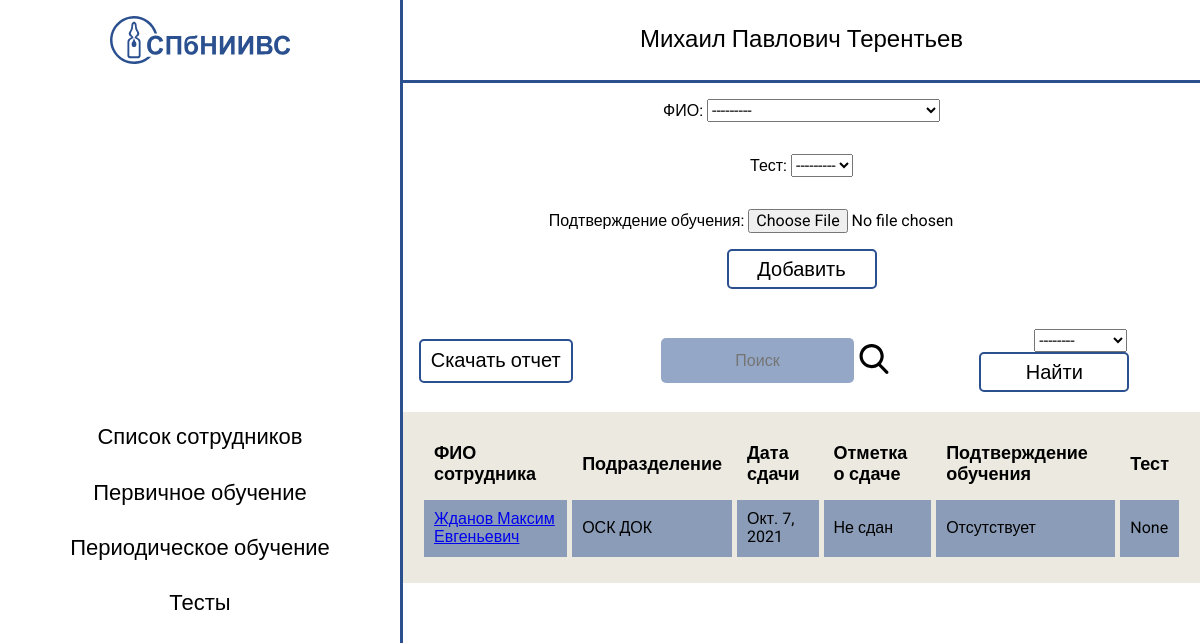
The page /feducation/ on the database its author committed.
### education/models.py (models this page shows, shortened)
class FirstEducation(models.Model):
    user_name = models.ForeignKey(
        "UserCard",
        on_delete=models.CASCADE,
        verbose_name="ФИО"
    )
    date = models.DateField("Дата сдачи", blank=True)
    estimate = models.BooleanField("Отметка о сдаче", null=True)
    fe_file = models.FileField(
        upload_to=user_directory_path,
        verbose_name="Подтверждение обучения",
        blank=True,
        validators=([FileExtensionValidator(['xlsx', 'docx'])])
    )
    test = models.ForeignKey(
        Poll,
        on_delete=models.SET_NULL,
        verbose_name="Тест",
        null=True,
    )
    class Meta:
        verbose_name = "Первичное обучение"
        verbose_name_plural = "Первичные обучения"

class UserCard(models.Model):
    name = models.CharField("ФИО пользователя", max_length=150)
    subdivision = models.ForeignKey(
        "Subdivision",
        on_delete=models.SET_NULL,
        null=True,
        verbose_name="Подразделение"
    )
    education = models.TextField("Образование")
    education_profile = models.CharField("Профиль образования", max_length=80)
    receipt = models.DateField("Дата приема")
    slug = models.SlugField(
        max_length=75,
        blank=True,
        editable=False
    )
    def __str__(self):
        return self.name
    class Meta:
        ordering = ["name"]
        verbose_name = "Пользователь"
        verbose_name_plural = "Пользователи"

class Subdivision(models.Model):
    subdivision_name = models.CharField(
        "Аббревиатура подразделения",
        max_length=20,
        unique=True
    )
    def __str__(self):
        return self.subdivision_name
    class Meta:
        ordering = ["subdivision_name"]
        verbose_name = "Подразделение"
        verbose_name_plural = "Подразделения"

### education/views.py (the view, shortened to what this page needs)
# urls.py: path('feducation/', views.FEducationView.as_view(), name="feducation_view"),
class FEducationView(SubdivisionName, View):
    def get(self, request):
        model = FirstEducation.objects.all()
        form = FirstEducationForm()
        context = {
            'model': model,
            'form': form,
            "sub": super().get_subdivisions()}
        return render(request, "education/feducation.html", context)
    """Создание записи первичного обучения"""

### education/forms.py
class FirstEducationForm(forms.ModelForm):
	class Meta:
		model = FirstEducation
		fields = ('user_name', 'test','fe_file')

### education/views.py (called while the page is built)
    def get_subdivisions(self):
        return Subdivision.objects.all()

### templates/education/feducation.html (shortened to what this page needs)
{% extends "base.html" %}
{% load static %}
{% block content %}
	<section class="table">
		<form method="POST" enctype="multipart/form-data" class="table__add-form">
			{{ form.as_p }}
			<div class="table__button-wrapper">
				<button class="common-button table__add-button" type="submit">Добавить</button>
			</div>
		</form>
	  <div class="table__wrapper">
		<div class="table__button-wrapper table__download-wrapper">
			<a class="common-button table__download-button" href="{% url 'get_fedu_xl' %}" download>Скачать отчет</a>
		</div>
	    <div class="table__search">
	      <input type="text" class="table__search-input" placeholder="Поиск" required>
	      <span class="table__search-button">
	      </span>
	    </div>
		<form action="{% url 'ffilter' %}" method="GET">
      <select name="subdivision_name" required="True">
        <option value="">--------</option>
      </select>
			<div class="table__button-wrapper">
				<button class="common-button table__search-button" type="submit">Найти</button>
			</div>
		</form>
	  </div>
	  <table>
	    <tr>
	      <th>ФИО сотрудника</th>
	      <th>Подразделение</th>
	      <th>Дата сдачи</th>
	      <th>Отметка о сдаче</th>
	      <th>Подтверждение обучения</th>
	      <th>Тест</th>
	    </tr>
	      {% for user in model %}
	    <tr>
	      <td><a href="{% url 'feducation_detail_view' user.id %}">{{ user.user_name }}</a></td>
	      <td>{{ user.user_name.subdivision }}</td>
	      <td>{{ user.date }}</td>
	      <td>
	      	{% if user.estimate == True %}
						Сдан
					{% else %}
						Не сдан
					{% endif %}
				</td>
	      <td>
	    		{% if user.fe_file.url is not "Null" %}
	    			Предоставлен
	    		{% else %}
	    			Отсутствует
	    		{% endif %}
	      </td>
	      <td>{{ user.test }}</td>
	     </tr>
	      {% endfor %}
	    </table>
	</section>
{% endblock %}

### static/css/style.css (style rules this page uses)
* { font-family: 'Roboto', sans-serif; }
.common-button { color: #fff; font-size:20px; background:transparent; cursor:pointer; border-radius: 5px; border:2px solid #2B5090; width:150px; height:40px; position:absolute; text-align:center; -webkit-transform:translate(-50%,-50%); transform:translate(-50%,-50%); -webkit-transition:all .6s ease-in-out; transition:all .6s ease-in-out; overflow:hidden; }
.common-button::before { content:''; position:absolute; top:-130px; margin:auto; display:block; border-radius:50%; width:300px; height:300px; left:-75px; -webkit-transition:box-shadow .6s ease-in-out; transition:box-shadow .6s ease-in-out; z-index:-1; }
.table { width: 100%; border-top: 3px solid #2B5090; }
.table__search { display: flex; align-items: center; }
.table__search-input { max-width: 250px; width: 100%; height: 35px; border: none; border-radius: 5px; padding: 5px; text-align: center; color: #fff; margin-right: 5px; background-color: rgba(43, 80, 144, 0.5); }
.table__search-button { cursor: pointer; color: #000; }
.table__search-button-svg { width: 30px; height: 30px; transition: fill 0.3s ease-in-out; }
.table__wrapper { display: flex; justify-content: space-around; align-items: center; padding-top: 20px; padding-bottom: 20px; }
.table__button-wrapper { position: relative; padding: 20px; }
.table__add-button { cursor: pointer; color: #000; }
.table__add-form { display: flex; flex-direction: column; align-items: center; padding-bottom: 20px; }
.table__download-button { color: #000; text-decoration: none; display: flex; align-items: center; justify-content: center; }
table { width: 100%; text-align: left; border-collapse: separate; border-spacing: 5px; background: #ECE9E0; color: #000; border: 16px solid #ECE9E0; }
th { font-size: 18px; padding: 10px; }
td { background: rgba(43, 80, 144, 0.5); padding: 10px; }

### rows shown on the page
FirstEducation: user_name "Жданов Максим Евгеньевич", user_name.subdivision "ОСК ДОК", date "Окт. 7, 2021", shows "Не сдан", fe_file "Отсутствует", test "None"
